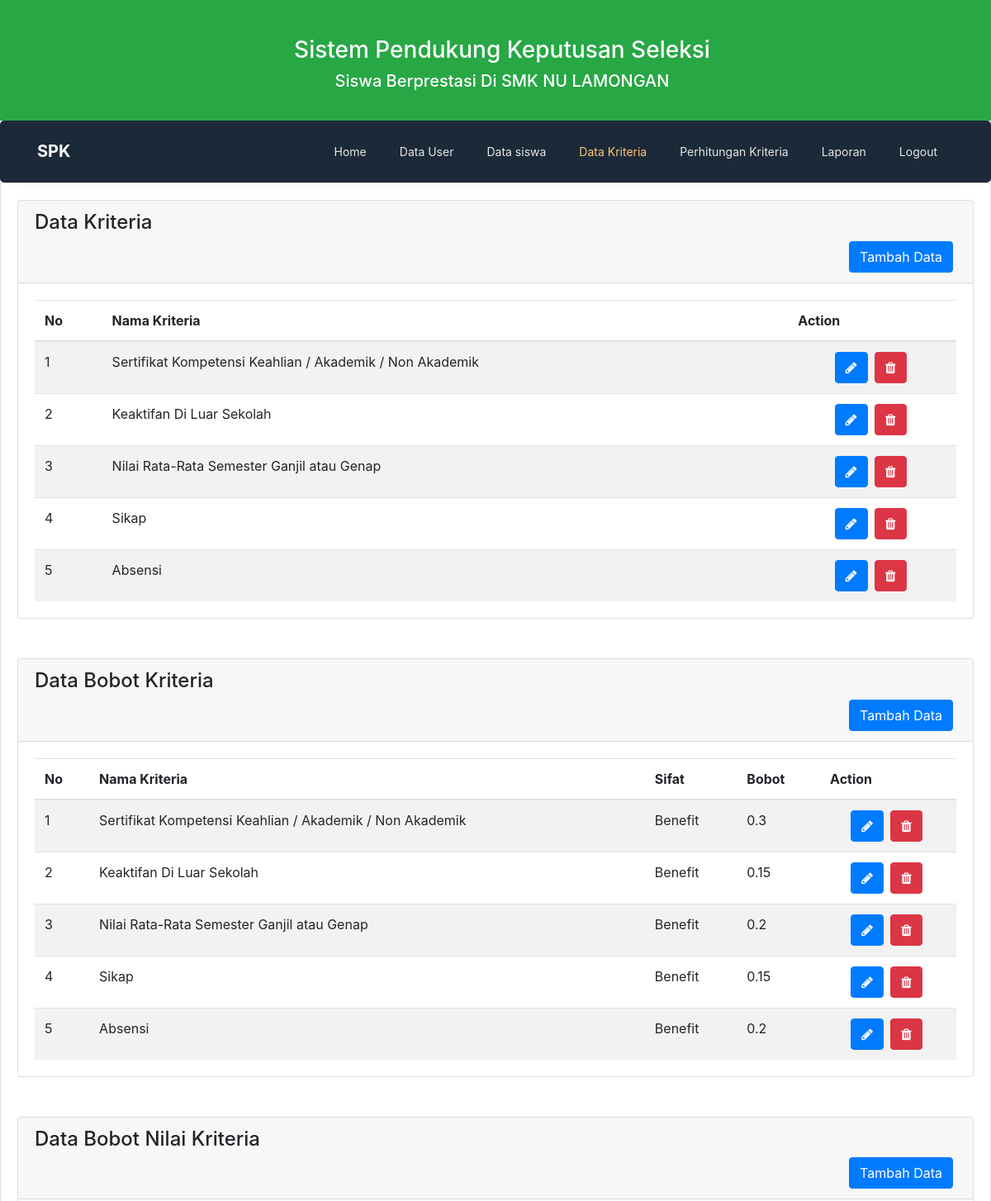
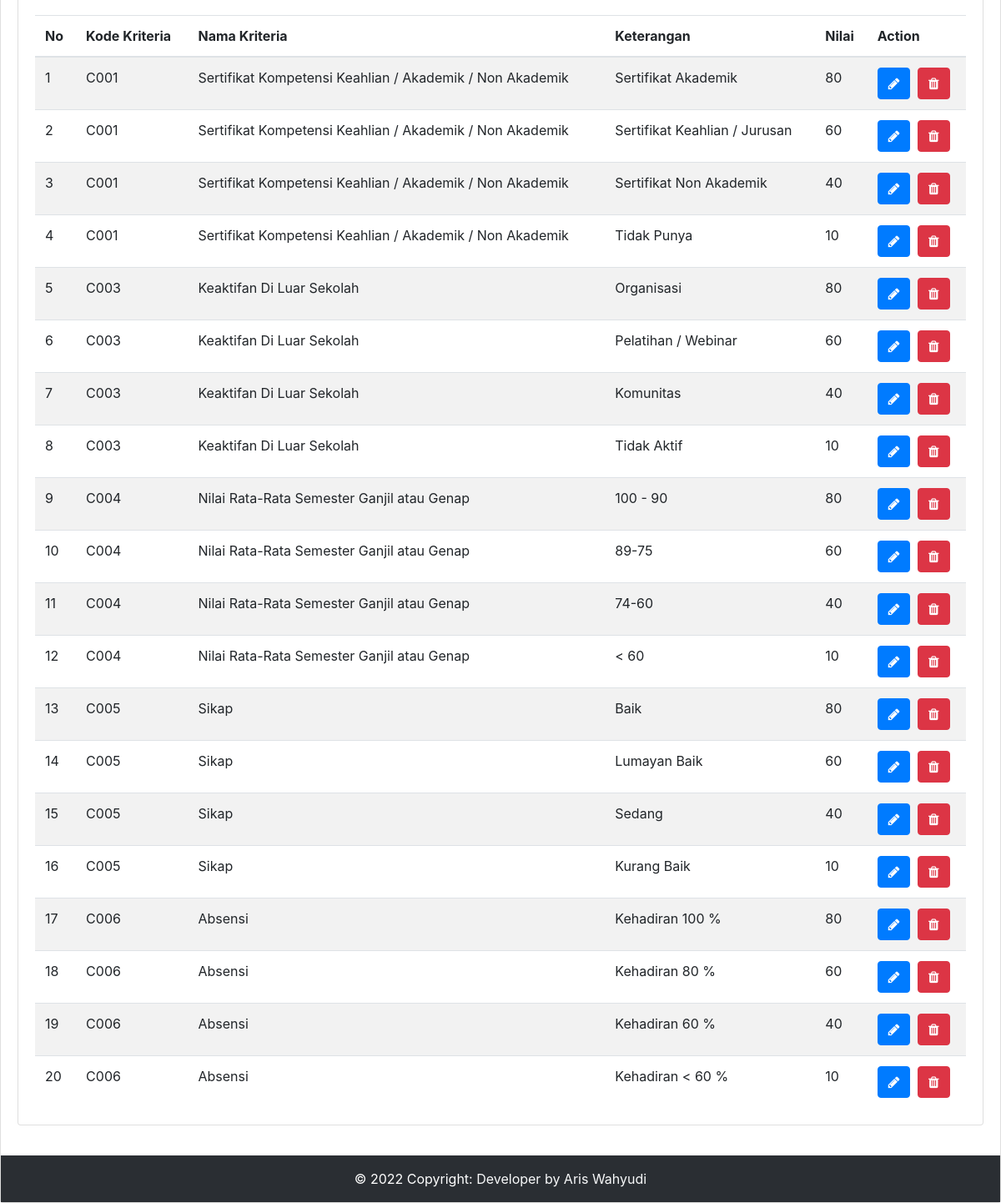
The page /kriteria/index.php (signed in) on the database its author committed (2 pictures, top to bottom).
### tables this page shows
CREATE TABLE `kriteria` (
  `id_kriteria` varchar(10) NOT NULL,
  `nama_kriteria` varchar(100) NOT NULL
);

CREATE TABLE `dt_kriteria` (
  `kd_kriteria` int(11) NOT NULL,
  `id_kriteria` varchar(10) NOT NULL,
  `sifat` enum('Benefit','Cost','','') NOT NULL,
  `bobot` float NOT NULL
);

CREATE TABLE `penilaian` (
  `kd_penilaian` int(11) NOT NULL,
  `id_kriteria` varchar(10) NOT NULL,
  `keterangan` varchar(100) NOT NULL,
  `penilaian` int(11) NOT NULL
);

### config/config.php (called while the page is built, shortened)
<?php
function base_url($url = null)
{
    $base_url = "http://localhost/spksiswaberprestasi";
    if ($url != null) {
        return $base_url . "/" . $url;
    } else {
        return $base_url;
    }
}

### kriteria/index.php (the view, shortened to what this page needs)
<?php
require_once "../config/config.php";
if (isset($_SESSION['username'])) {
    include_once('header.php');
?>
    <div class="card">
        <div class="card-body">
            <div class="row ">
                <div class="col-12">
                    <div class="card">
                        <div class="card-header">
                            <h4>Data Kriteria</h4>
                            <div class="card-header-action text-right">
                                <button class="btn btn-primary btn-action btn-xs mr-1" data-toggle="modal" data-target="#exampleModal" data-toggle="tooltip" title="Tambah Kriteria"><span>Tambah Data</span></button>
                            </div>
                        </div>
                        <div class="card-body">
                            <div class="table-responsive">
                                <div class="table-responsive">
                                    <table class="table table-striped mb-0 admin" id="admin">
                                        <thead>
                                            <tr>
                                                <th>No</th>
                                                <th>Nama Kriteria</th>
                                                <th>Action</th>
                                            </tr>
                                        </thead>
                                        <tbody>
                                            <?php
                                            $SqlQuery = mysqli_query($con, "select * from kriteria");
                                            $no = 1;
                                            if (mysqli_num_rows($SqlQuery) > 0) {
                                                while ($row = mysqli_fetch_array($SqlQuery)) {
                                            ?>
                                                    <tr>
                                                        <td><?= $no++ ?></td>
                                                        <td><?= $row['nama_kriteria'] ?></td>
                                                        <td>
                                                            <center>
                                                                <a href="edit.php?id=<?= $row['id_kriteria'] ?>" class="btn btn-primary btn-xs btn-action mr-1" title="Edit"><i class="fa fa-pencil"></i></a>
                                                                <a href="delete.php?id=<?= $row['id_kriteria'] ?>" class="btn btn-danger btn-xs delete-data mr-1" title="hapus"><i class="fa fa-trash"></i></a>
                                                        </td>
                                                    </tr>
                                            <?php
                                                }
                                            } else {
                                                echo "<tr><td colspan=\"4\" align=\"center\">data tidak ada</td></tr>";
                                            }
                                            ?>
                                        </tbody>
                                    </table>
                                </div>
                            </div>
                        </div>
                    </div>
                    <div class="row mt-5">
                        <div class="col-12">
                            <div class="card">
                                <div class="card-header">
                                    <h4>Data Bobot Kriteria</h4>
                                    <div class="card-header-action text-right">
                                        <button class="btn btn-primary btn-action btn-xs mr-1" data-toggle="modal" data-target="#exampleModal2" data-toggle="tooltip" title="Tambah Bobot"><span>Tambah Data</span></button>
                                    </div>
                                </div>
                                <div class="card-body">
                                    <div class="table-responsive">
                                        <div class="table-responsive">
                                            <table class="table table-striped mb-0 admin" id="admin">
                                                <thead>
                                                    <tr>
                                                        <th>No</th>
                                                        <th>Nama Kriteria</th>
                                                        <th>Sifat</th>
                                                        <th>Bobot</th>
                                                        <th>Action</th>
                                                    </tr>
                                                </thead>
                                                <tbody>
                                                    <?php
                                                    $SqlQuery = mysqli_query($con, "SELECT * FROM `dt_kriteria` AS u INNER JOIN kriteria AS k ON  u.id_kriteria=k.id_kriteria ");
                                                    $no = 1;
                                                    if (mysqli_num_rows($SqlQuery) > 0) {
                                                        while ($row = mysqli_fetch_array($SqlQuery)) {
                                                    ?>
                                                            <tr>
                                                                <td><?= $no++ ?></td>
                                                                <td><?= $row['nama_kriteria'] ?></td>
                                                                <td><?= $row['sifat'] ?></td>
                                                                <td><?= $row['bobot'] ?></td>
                                                                <td>
                                                                    <center>
                                                                        <a href="editbobot.php?id=<?= $row['kd_kriteria'] ?>" class="btn btn-primary btn-xs btn-action mr-1" title="Edit"><i class="fa fa-pencil"></i></a>
                                                                        <a href="deletebobot.php?id=<?= $row['kd_kriteria'] ?>" class="btn btn-danger btn-xs delete-data mr-1" title="hapus"><i class="fa fa-trash"></i></a>
                                                                </td>
                                                            </tr>
                                                    <?php
                                                        }
                                                    } else {
                                                        echo "<tr><td colspan=\"5\" align=\"center\">data tidak ada</td></tr>";
                                                    }
                                                    ?>
                                                </tbody>
                                            </table>
                                        </div>
                                    </div>
                                </div>
                            </div>
                        </div>
                    </div>
                    <div class="row mt-5">
                        <div class="col-12">
                            <div class="card">
                                <div class="card-header">
                                    <h4>Data Bobot Nilai Kriteria</h4>
                                    <div class="card-header-action text-right">
                                        <button class="btn btn-primary btn-action btn-xs mr-1" data-toggle="modal" data-target="#exampleModal3" data-toggle="tooltip" title="Tambah Bobot"><span>Tambah Data</span></button>
                                    </div>
                                </div>
                                <div class="card-body">
                                    <div class="table-responsive">
                                        <div class="table-responsive">
                                            <table class="table table-striped mb-0 admin" id="admin">
                                                <thead>
                                                    <tr>
                                                        <th>No</th>
                                                        <th> Kode Kriteria</th>
                                                        <th> Nama Kriteria</th>
                                                        <th>Keterangan</th>
                                                        <th>Nilai</th>
                                                        <th>Action</th>
                                                    </tr>
                                                </thead>
                                                <tbody>
                                                    <?php
                                                    $SqlQuery = mysqli_query($con, "SELECT * FROM penilaian AS p INNER JOIN kriteria AS k ON p.id_kriteria=k.id_kriteria");
                                                    $no = 1;
                                                    if (mysqli_num_rows($SqlQuery) > 0) {
                                                        while ($row = mysqli_fetch_array($SqlQuery)) {
                                                    ?>
                                                            <tr>
                                                                <td><?= $no++ ?></td>
                                                                <td><?= $row['id_kriteria'] ?></td>
                                                                <td><?= $row['nama_kriteria'] ?></td>
                                                                <td><?= $row['keterangan'] ?></td>
                                                                <td><?= $row['penilaian'] ?></td>
                                                                <td>
                                                                    <a href="editpenilaian.php?id=<?= $row['kd_penilaian'] ?>" class="btn btn-primary btn-action mr-1" title="Edit"><i class="fa fa-pencil"></i></a>
                                                                    <a href="deletenilai.php?id=<?= $row['kd_penilaian'] ?>" class="btn btn-danger btn-xs delete-data" title="hapus"><i class="fa fa-trash"></i></a>
                                                                </td>
                                                            </tr>
                                                    <?php
                                                        }
                                                    } else {
                                                        echo "<tr><td colspan=\"10\" align=\"center\">data tidak ada</td></tr>";
                                                    }
                                                    ?>
                                                </tbody>
                                            </table>
                                        </div>
                                    </div>
                                </div>
                            </div>
                        </div>
                    </div>
                </div>
            </div>
        </div>
    <?php
    include_once('footer.php');
} else {
    echo "<script>window.location='" . base_url('auth/login.php') . "';</script>";
}
    ?>

### kriteria/header.php (shortened to what this page needs)
<?php
require_once "../config/config.php";
?>
<!doctype html>
<html lang="en">
<head>
    <link rel="stylesheet" href="https://stackpath.bootstrapcdn.com/font-awesome/4.7.0/css/font-awesome.min.css">
    <link rel="stylesheet" href="../css/style.css">
    <link rel="stylesheet" href="../css/bootstrap.min.css">
    <link rel="stylesheet" href="../css/datatables.css">
    <link rel="stylesheet" href="../css/datatables.min.css">
    <link rel="stylesheet" href="../css/sweetalert.css" type="text/css">
    <link rel=" stylesheet" type="text/css" href="https://pixinvent.com/stack-responsive-bootstrap-4-admin-template/app-assets/fonts/simple-line-icons/style.min.css">
    <link rel="stylesheet" type="text/css" href="https://pixinvent.com/stack-responsive-bootstrap-4-admin-template/app-assets/css/colors.min.css">
</head>
<body>
    <div class="card-body bg-success">
        <div class="container">
            <div class="row justify-content-center">
                <div class="col-md-6 text-white text-center mb-2 ml-3 ">
                    <br>
                    <H3>Sistem Pendukung Keputusan Seleksi </H3>
                    <H5>Siswa Berprestasi Di SMK NU LAMONGAN<H5>
                </div>
            </div>
        </div>
    </div>
    <nav class="navbar navbar-expand-lg ftco_navbar ftco-navbar-light" id="ftco-navbar">
        <div class="container">
            <a class="navbar-brand" href="index.php">SPK</a>
            <div class="collapse navbar-collapse" id="ftco-nav">
                <ul class="navbar-nav ml-auto">
                    <li class="nav-item"><a href="<?= base_url() ?>/dashboard/index.php" class="nav-link">Home</a></li>
                    <li class="nav-item"><a href="<?= base_url() ?>/user/index.php" class="nav-link">Data User</a></li>
                    <li class="nav-item"><a href="<?= base_url() ?>/siswa/index.php" class="nav-link">Data siswa</a></li>
                    <li class="nav-item active"><a href="<?= base_url() ?>/kriteria/index.php" class="nav-link">Data Kriteria</a></li>
                    <li class="nav-item"><a href="<?= base_url() ?>/hitung/index.php" class="nav-link">Perhitungan Kriteria</a></li>
                    <li class="nav-item"><a href="<?= base_url() ?>/laporan/index.php" class="nav-link">Laporan</a></li>
                    <li class="nav-item"><a href="<?= base_url() ?>/auth/logout.php" class="nav-link">Logout</a></li>
                </ul>
            </div>
        </div>
    </nav>

### kriteria/footer.php
<footer class=" text-center text-lg-start bg-dark text-white mt-3">
    <div class="text-center p-3" style="background-color: rgba(0, 0, 0, 0.2);">
        © 2022 Copyright:
        <a class="text-light">Developer by Aris Wahyudi</a>
    </div>
</footer>

### rows shown on the page
kriteria: nama_kriteria "Sertifikat Kompetensi Keahlian / Akademik / Non Akademik"
kriteria: nama_kriteria "Keaktifan Di Luar Sekolah"
kriteria: nama_kriteria "Nilai Rata-Rata Semester Ganjil atau Genap"
kriteria: nama_kriteria "Sikap"
kriteria: nama_kriteria "Absensi"
dt_kriteria: id_kriteria.nama_kriteria "Sertifikat Kompetensi Keahlian / Akademik / Non Akademik", sifat "Benefit", bobot "0.3"
dt_kriteria: id_kriteria.nama_kriteria "Keaktifan Di Luar Sekolah", sifat "Benefit", bobot "0.15"
dt_kriteria: id_kriteria.nama_kriteria "Nilai Rata-Rata Semester Ganjil atau Genap", sifat "Benefit", bobot "0.2"
dt_kriteria: id_kriteria.nama_kriteria "Sikap", sifat "Benefit", bobot "0.15"
dt_kriteria: id_kriteria.nama_kriteria "Absensi", sifat "Benefit", bobot "0.2"
penilaian: id_kriteria.id_kriteria "C001", id_kriteria.nama_kriteria "Sertifikat Kompetensi Keahlian / Akademik / Non Akademik", keterangan "Sertifikat Akademik", penilaian "80"
penilaian: id_kriteria.id_kriteria "C001", id_kriteria.nama_kriteria "Sertifikat Kompetensi Keahlian / Akademik / Non Akademik", keterangan "Sertifikat Keahlian / Jurusan", penilaian "60"
penilaian: id_kriteria.id_kriteria "C001", id_kriteria.nama_kriteria "Sertifikat Kompetensi Keahlian / Akademik / Non Akademik", keterangan "Sertifikat Non Akademik", penilaian "40"
penilaian: id_kriteria.id_kriteria "C001", id_kriteria.nama_kriteria "Sertifikat Kompetensi Keahlian / Akademik / Non Akademik", keterangan "Tidak Punya", penilaian "10"
penilaian: id_kriteria.id_kriteria "C003", id_kriteria.nama_kriteria "Keaktifan Di Luar Sekolah", keterangan "Organisasi", penilaian "80"
penilaian: id_kriteria.id_kriteria "C003", id_kriteria.nama_kriteria "Keaktifan Di Luar Sekolah", keterangan "Pelatihan / Webinar", penilaian "60"
penilaian: id_kriteria.id_kriteria "C003", id_kriteria.nama_kriteria "Keaktifan Di Luar Sekolah", keterangan "Komunitas", penilaian "40"
penilaian: id_kriteria.id_kriteria "C003", id_kriteria.nama_kriteria "Keaktifan Di Luar Sekolah", keterangan "Tidak Aktif", penilaian "10"
penilaian: id_kriteria.id_kriteria "C004", id_kriteria.nama_kriteria "Nilai Rata-Rata Semester Ganjil atau Genap", keterangan "100 - 90", penilaian "80"
penilaian: id_kriteria.id_kriteria "C004", id_kriteria.nama_kriteria "Nilai Rata-Rata Semester Ganjil atau Genap", keterangan "89-75", penilaian "60"
penilaian: id_kriteria.id_kriteria "C004", id_kriteria.nama_kriteria "Nilai Rata-Rata Semester Ganjil atau Genap", keterangan "74-60", penilaian "40"
penilaian: id_kriteria.id_kriteria "C004", id_kriteria.nama_kriteria "Nilai Rata-Rata Semester Ganjil atau Genap", keterangan "< 60", penilaian "10"
penilaian: id_kriteria.id_kriteria "C005", id_kriteria.nama_kriteria "Sikap", keterangan "Baik", penilaian "80"
penilaian: id_kriteria.id_kriteria "C005", id_kriteria.nama_kriteria "Sikap", keterangan "Lumayan Baik", penilaian "60"
penilaian: id_kriteria.id_kriteria "C005", id_kriteria.nama_kriteria "Sikap", keterangan "Sedang", penilaian "40"
penilaian: id_kriteria.id_kriteria "C005", id_kriteria.nama_kriteria "Sikap", keterangan "Kurang Baik", penilaian "10"
penilaian: id_kriteria.id_kriteria "C006", id_kriteria.nama_kriteria "Absensi", keterangan "Kehadiran 100 %", penilaian "80"
penilaian: id_kriteria.id_kriteria "C006", id_kriteria.nama_kriteria "Absensi", keterangan "Kehadiran 80 %", penilaian "60"
penilaian: id_kriteria.id_kriteria "C006", id_kriteria.nama_kriteria "Absensi", keterangan "Kehadiran 60 %", penilaian "40"
penilaian: id_kriteria.id_kriteria "C006", id_kriteria.nama_kriteria "Absensi", keterangan "Kehadiran < 60 %", penilaian "10"
